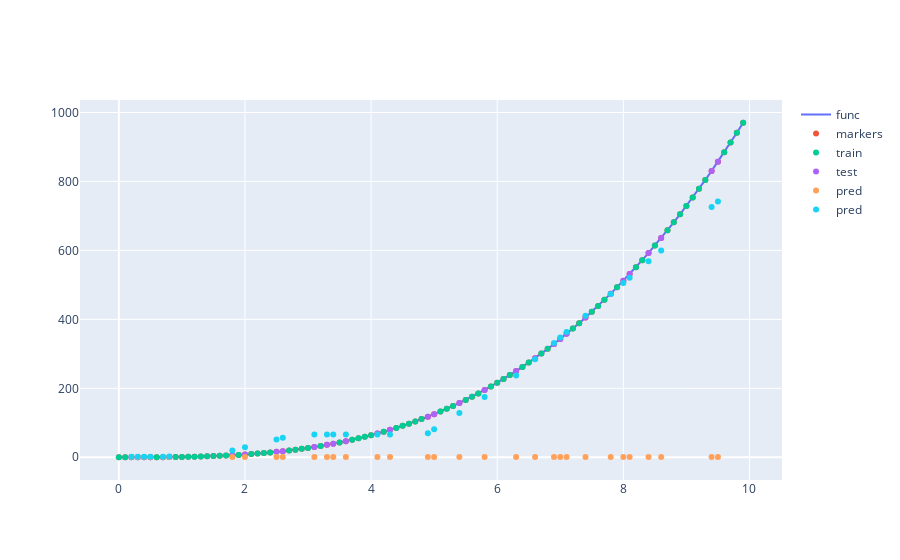

Notebook source saved alongside this figure:
### Code cell
for param in model.parameters():
  print(param.data)

with torch.no_grad():
    pred = model(torch.from_numpy(X_test.astype(np.float32)))
    # print(X_test)
    # print(pred.numpy().flatten())
    fig.add_trace(go.Scatter(x=X_test, y=pred.numpy().flatten(), mode='markers', name='pred'))

    fig.show()
